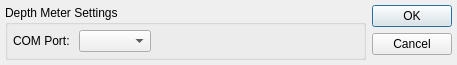
<?xml version="1.0" encoding="UTF-8"?>
<ui version="4.0">
 <class>DepthServerDialog</class>
 <widget class="QDialog" name="DepthServerDialog">
  <property name="geometry">
   <rect>
    <x>0</x>
    <y>0</y>
    <width>457</width>
    <height>62</height>
   </rect>
  </property>
  <property name="windowTitle">
   <string>Depth Meter Settings Dialog</string>
  </property>
  <layout class="QGridLayout" name="gridLayout_2">
   <property name="leftMargin">
    <number>5</number>
   </property>
   <property name="topMargin">
    <number>5</number>
   </property>
   <property name="rightMargin">
    <number>5</number>
   </property>
   <property name="bottomMargin">
    <number>5</number>
   </property>
   <item row="0" column="0">
    <widget class="QGroupBox" name="gbxSettings">
     <property name="sizePolicy">
      <sizepolicy hsizetype="Preferred" vsizetype="Maximum">
       <horstretch>0</horstretch>
       <verstretch>0</verstretch>
      </sizepolicy>
     </property>
     <property name="font">
      <font>
       <pointsize>9</pointsize>
      </font>
     </property>
     <property name="title">
      <string>Depth Meter Settings </string>
     </property>
     <layout class="QGridLayout" name="gridLayout">
      <property name="leftMargin">
       <number>5</number>
      </property>
      <property name="topMargin">
       <number>5</number>
      </property>
      <property name="rightMargin">
       <number>5</number>
      </property>
      <property name="bottomMargin">
       <number>5</number>
      </property>
      <item row="0" column="0">
       <widget class="QLabel" name="label">
        <property name="text">
         <string>COM Port: </string>
        </property>
       </widget>
      </item>
      <item row="0" column="1">
       <widget class="QComboBox" name="cboxCOMPorts"/>
      </item>
      <item row="0" column="2">
       <spacer name="horizontalSpacer">
        <property name="orientation">
         <enum>Qt::Horizontal</enum>
        </property>
        <property name="sizeHint" stdset="0">
         <size>
          <width>164</width>
          <height>20</height>
         </size>
        </property>
       </spacer>
      </item>
     </layout>
    </widget>
   </item>
   <item row="0" column="1">
    <widget class="QDialogButtonBox" name="buttonBox">
     <property name="orientation">
      <enum>Qt::Vertical</enum>
     </property>
     <property name="standardButtons">
      <set>QDialogButtonBox::Cancel|QDialogButtonBox::Ok</set>
     </property>
    </widget>
   </item>
  </layout>
 </widget>
 <resources/>
 <connections>
  <connection>
   <sender>buttonBox</sender>
   <signal>accepted()</signal>
   <receiver>DepthServerDialog</receiver>
   <slot>accept()</slot>
   <hints>
    <hint type="sourcelabel">
     <x>248</x>
     <y>254</y>
    </hint>
    <hint type="destinationlabel">
     <x>157</x>
     <y>274</y>
    </hint>
   </hints>
  </connection>
  <connection>
   <sender>buttonBox</sender>
   <signal>rejected()</signal>
   <receiver>DepthServerDialog</receiver>
   <slot>reject()</slot>
   <hints>
    <hint type="sourcelabel">
     <x>316</x>
     <y>260</y>
    </hint>
    <hint type="destinationlabel">
     <x>286</x>
     <y>274</y>
    </hint>
   </hints>
  </connection>
 </connections>
</ui>
